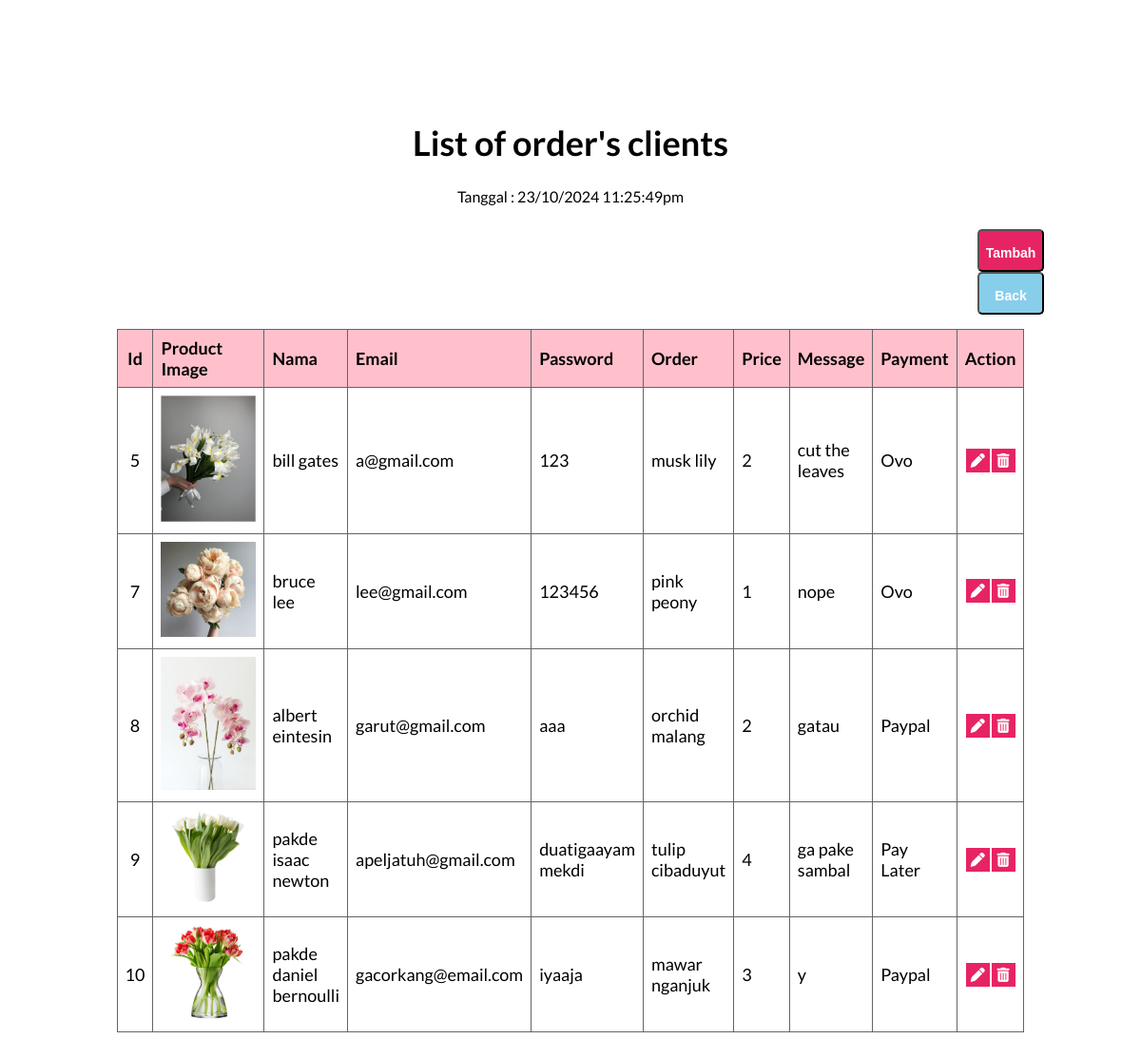
Page /CRUD.php on the committed database.
### tables this page shows
CREATE TABLE `order_box` (
  `id` int(11) NOT NULL,
  `foto` varchar(255) NOT NULL,
  `name` varchar(255) NOT NULL,
  `email` varchar(255) NOT NULL,
  `password` varchar(255) NOT NULL,
  `flower_order` varchar(255) NOT NULL,
  `flower_price` int(11) NOT NULL,
  `message` text NOT NULL,
  `payment_method` enum('COD','Debit Card','Credit Card','Ovo','Paypal','Pay Later') NOT NULL
);

### CRUD.php (the view, shortened to what this page needs)
<?php
  require "koneksi.php";
  $sql = mysqli_query($conn, "SELECT * FROM order_box");
  $client = [];
  while ($row = mysqli_fetch_assoc($sql)) {
      $client[] = $row;
  }
?>
<!DOCTYPE html>
<html lang="en">
<head>
  <link rel="stylesheet" href="https://cdnjs.cloudflare.com/ajax/libs/font-awesome/6.6.0/css/all.min.css" />
  <link rel="stylesheet" href="base.css" />
  <link rel="stylesheet" href="home.css" />
  <link rel="stylesheet" href="admin.css">
</head>
<body>
  <main class="data-mahasiswa-section">
    <h1 class="data-mahasiswa-title">
    List of order's clients
    </h1>
    <div>
      <?php
      echo "Tanggal : " . date("d/m/Y h:i:sa");
      ?>
    </div>
    <div class="container">
      <a href="tambah.php">
        <button class="tambah">
          <p>Tambah</p>
        </button>
      </a>
      <a href="index.php">
        <button class="back">
          <p>Back</p>
        </button>
      </a>
    </div>
    <table class="table-mahasiswa">
        <thead>
            <tr class="table-mahasiswa-row">
                <th class="table-mahasiswa-header">Id</th>
                <th class="table-mahasiswa-header">Product Image</th>
                <th class="table-mahasiswa-header">Nama</th>
                <th class="table-mahasiswa-header">Email</th>
                <th class="table-mahasiswa-header">Password</th>
                <th class="table-mahasiswa-header">Order</th>
                <th class="table-mahasiswa-header">Price</th>
                <th class="table-mahasiswa-header">Message</th>
                <th class="table-mahasiswa-header">Payment</th>
                <th class="table-mahasiswa-header">Action</th>
            </tr>
        </thead>
        <tbody>
          <?php $i = 1; foreach($client as $cli) : ?>
          <tr>
              <td class="table-mahasiswa-data"><?php echo $cli['id']; ?></td>
              <td class="table-mahasiswa-data"><img src="images/<?php echo $cli['foto']; ?>" width="100px"></td>
              <td class="table-mahasiswa-data"><?php echo $cli['name']; ?></td>
              <td class="table-mahasiswa-data"><?php echo $cli['email']; ?></td>
              <td class="table-mahasiswa-data"><?php echo $cli['password']; ?></td>
              <td class="table-mahasiswa-data"><?php echo $cli['flower_order']; ?></td>
              <td class="table-mahasiswa-data"><?php echo $cli['flower_price']; ?></td>
              <td class="table-mahasiswa-data"><?php echo $cli['message']; ?></td>
              <td class="table-mahasiswa-data"><?php echo $cli['payment_method']; ?></td>
              <td class="table-mahasiswa-data">
              <div class="button-UD">
                <a href="edit.php?id=<?php echo $cli['id']?>">
                  <button class="edit-data">
                    <i class="fa-solid fa-pen" style="color: #ffffff;"></i>
                  </button>
                </a>
                <a href="delete.php?id=<?php echo $cli['id']?>"
                onclick="return confirm('Are you sure want remove');">
                  <button class="hapus-data">
                    <i class="fa-solid fa-trash-can" style="color: #ffffff;"></i>
                  </button>
                </a>
              </div>
            </td>
          </tr>
          <?php $i++; endforeach; ?>
</tbody>
    </table>
  </main>
</body>
</html>

### base.css (style rules this page uses)
:root { --kuning: #ffd53a; --hijau: #e72463; }
body { font-family: 'Lato', sans-serif; margin: 0; }
a, .button .navbar-item { text-decoration: none; color: unset; }

### home.css (style rules this page uses)
.data-mahasiswa-section { display: flex; flex-direction: column; align-items: center; gap: 25px; margin: 50px 100px; }
.data-mahasiswa-title { font-size: 36px; font-weight: 700; margin: 0; }
.table-mahasiswa { border-collapse: collapse; width: 80%; font-size: 18px; }
.table-mahasiswa-header, .table-mahasiswa-data { border: 1px solid #646464; text-align: left; padding: 8px; }
.table-mahasiswa-header:nth-child(1), .table-mahasiswa-row:nth-child(1), .table-mahasiswa-data:nth-child(1) { width: 35px; text-align: center; }
table.table-mahasiswa th.table-mahasiswa-header { background-color: pink !important; }

### admin.css (style rules this page uses)
.button-UD { display: flex; justify-content: space-around; }
.edit-data { border: 2px; width: 25px; height: 25px; background-color: #e72463; }
.hapus-data { border: 2px; width: 25px; height: 25px; background-color: #e72463; }
.edit-data i, .hapus-data i { display: flex; justify-content: center; font-size: 15px; }
.table-mahasiswa { margin-top: -10px; }
.container { margin-left: 58rem; }
.tambah { height: 45px; width: 70px; border-radius: 5px; background-color: #e72463; }
.back { height: 45px; width: 70px; border-radius: 5px; border-color: none; background-color: skyblue; }
.tambah p, .back p { font-size: 14px; border-color: none; font-weight: bold; color: white; }
.data-mahasiswa-section { margin-top: 8rem; }

### rows in the picture
order_box: id "5", foto (picture), name "bill gates", email "a@gmail.com", password "123", flower_order "musk lily", flower_price "2", message "cut the leaves", payment_method "Ovo"
order_box: id "7", foto (picture), name "bruce lee", email "lee@gmail.com", password "123456", flower_order "pink peony", flower_price "1", message "nope", payment_method "Ovo"
order_box: id "8", foto (picture), name "albert eintesin", email "garut@gmail.com", password "aaa", flower_order "orchid malang", flower_price "2", message "gatau", payment_method "Paypal"
order_box: id "9", foto (picture), name "pakde isaac newton", email "apeljatuh@gmail.com", password "duatigaayam mekdi", flower_order "tulip cibaduyut", flower_price "4", message "ga pake sambal", payment_method "Pay Later"
order_box: id "10", foto (picture), name "pakde daniel bernoulli", email "gacorkang@email.com", password "iyaaja", flower_order "mawar nganjuk", flower_price "3", message "y", payment_method "Paypal"
